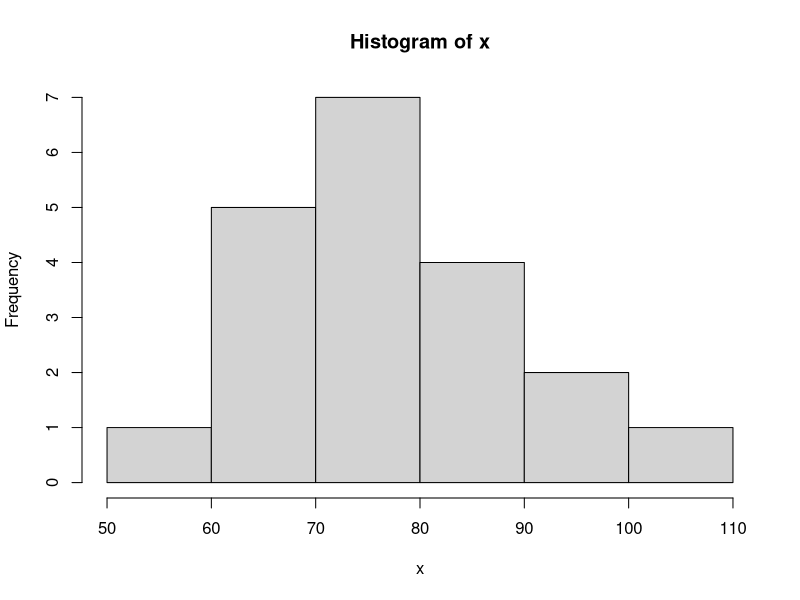
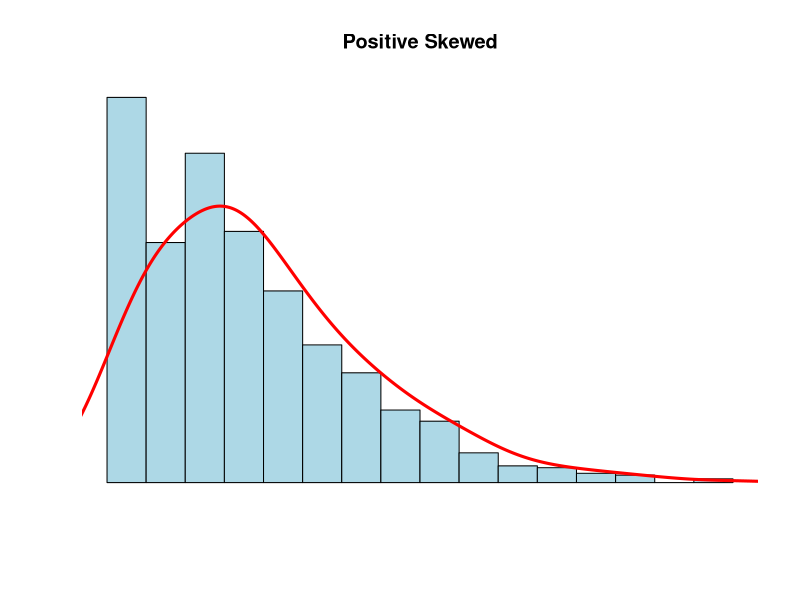
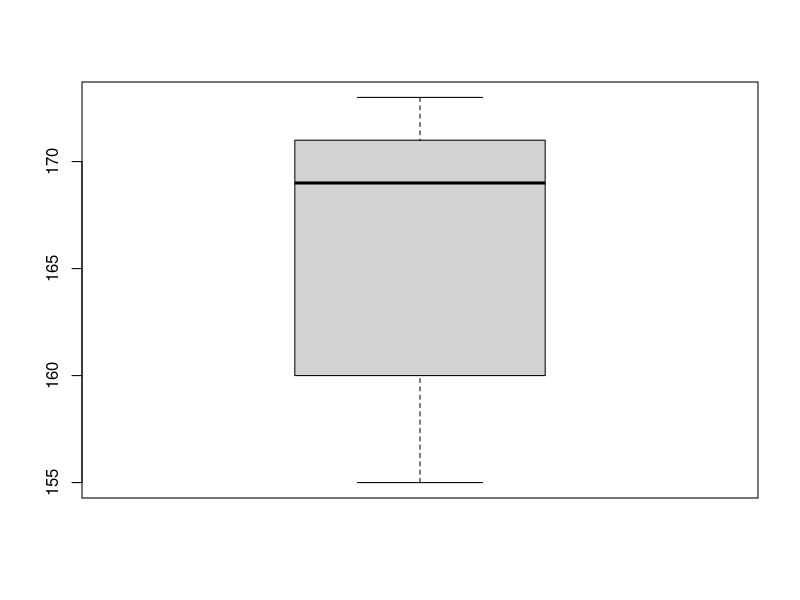
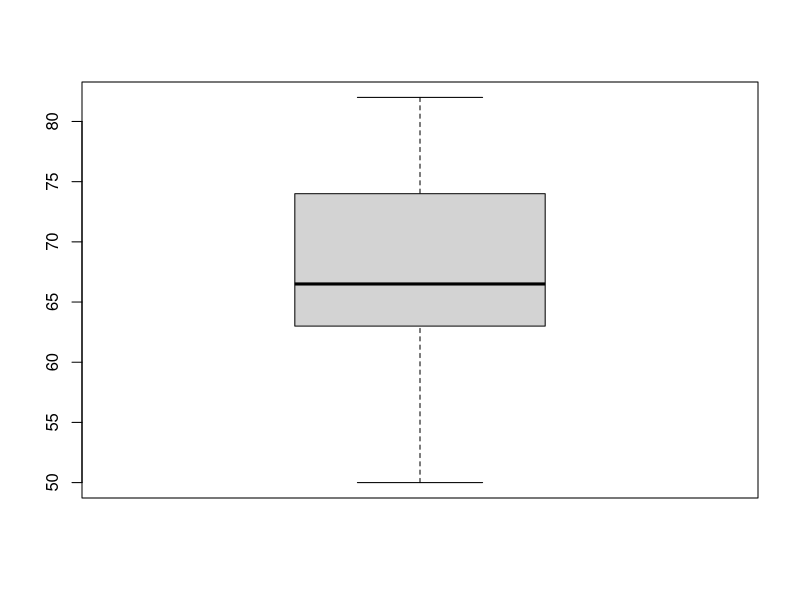

The R script that drew these images, in order:
## ---- chunk 1
knitr::opts_chunk$set(echo = TRUE)
library(tidyverse)
## ---- chunk 2
x <- c(5, 6, 7, 8, 9, 10, 11, 12, 13, 14, 15, 16, 17, 18, 19, 20, 21, 22, 23, 24, 25, 26, 27, 28, 29) 
## ---- chunk 3
median(x)
## ---- chunk 4
quantile(x)
## ---- chunk 5
x <- c(6.40, 5.20)
## ---- chunk 6
mean(x)
## ---- chunk 7
x <- c(68, 70, 72, 58, 90, 110, 68, 70, 72, 80, 80, 67, 90, 94, 100, 80, 75, 79, 84, 90)
## ---- chunk 8
median(x)
## ---- chunk 9
mean(x)
## ---- chunk 10
quantile(x)
## ---- chunk 11
sd(x)
## ---- chunk 12
hist(x)
## ---- chunk 13
frango_dieta <- read_csv("dados/brutos/frango_dieta.csv")

frango_dieta
## ---- chunk 14
dadosCo2 <- read_csv("dados/brutos/frango_dieta.csv")

## ---- chunk 15
#---------------------------------------------------------
N <- 1000
x <- rnbinom(N, 4, .5)
hist(
x,
xlim = c(min(x), max(x)),
probability = T,
nclass = max(x) - min(x) + 1,
col = 'lightblue', xlab = ' ', ylab = ' ', axes = F,
main = 'Positive Skewed'
)
lines(density(x, bw = 1), col = 'red', lwd = 3)
#---------------------------------------------------------
## ---- chunk 16
tabela_01 <- tribble(
  ~nome, ~altura, ~peso,
  "Ana", 155, 50,
  "Ludimilla", 158, 61,
  "Cristina", 162, 65,
  "Tereza", 168, 68,
  "Patrícia", 170, 69,
  "Mariana", 170, 65,
  "Ana Paula", 172, 82,
  "Dirce", 173, 79) 
tabela_01 %>% view()
## ---- chunk 17
altura <- c(155, 158, 162, 168, 170, 170, 172, 173)
## ---- chunk 18
median(altura)
## ---- chunk 19
mean(altura)
## ---- chunk 20
sd(altura)
## ---- chunk 21
peso <- c(50, 61, 65, 68, 69, 65, 82, 79)
## ---- chunk 22
median(peso)
## ---- chunk 23
mean(peso)
## ---- chunk 24
sd(peso)
## ---- chunk 25
altura <- c(155, 158, 162, 168, 170, 170, 172, 173)

## ---- chunk 26
boxplot(altura)
## ---- chunk 27
peso <- c(50, 61, 65, 68, 69, 65, 82, 79)
## ---- chunk 28
boxplot(peso)
